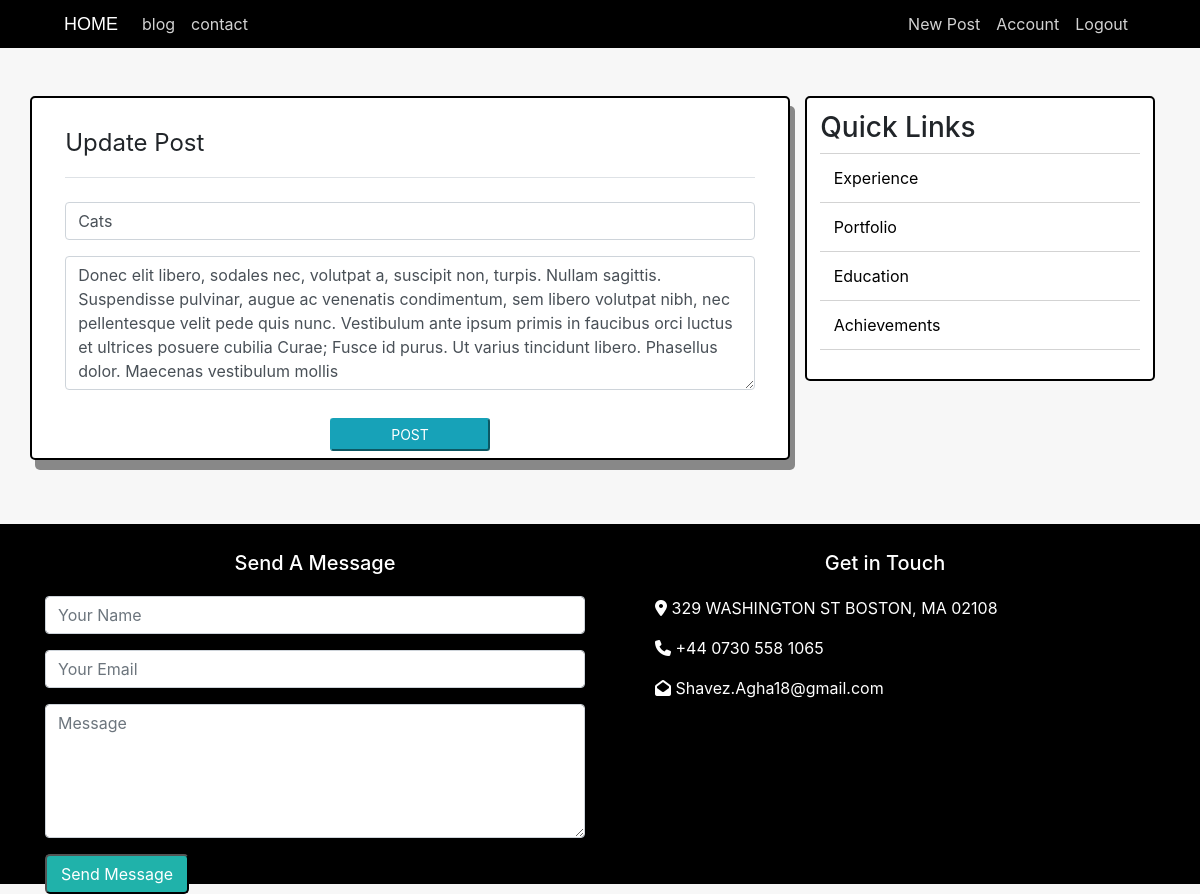
The page /post/14/update (signed in) on the database its author committed.
### portfolio/models.py (models this page shows)
class Post(db.Model):
    id = db.Column(db.Integer, primary_key=True)
    title = db.Column(db.String(100), nullable=False)
    date_posted = db.Column(db.DateTime, nullable=False, default=datetime.utcnow)
    content = db.Column(db.Text, nullable=False)
    user_id = db.Column(db.Integer, db.ForeignKey('user.id'), nullable=False)

### portfolio/routes.py (the view)
@app.route("/post/<int:post_id>/update", methods=['GET', 'POST'])
@login_required
def update_post(post_id):
    post = Post.query.get_or_404(post_id)
    if post.author != current_user:
        abort(403)
    form = PostForm()
    if form.validate_on_submit():
        post.title = form.title.data
        post.content = form.content.data
        db.session.commit()
        flash('Your post has been updated!', 'success')
        return redirect(url_for('post', post_id=post.id))
    elif request.method == 'GET':
        form.title.data = post.title
        form.content.data = post.content
    return render_template('create_post.html', title='Update Post', form=form, legend='Update Post')

### portfolio/forms.py
class PostForm(FlaskForm):
    title = StringField('Title', validators=[DataRequired()])
    content = TextAreaField('Content', validators=[DataRequired()])
    submit = SubmitField('Post')

### portfolio/models.py (called while the page is built)
@login_manager.user_loader
def load_user(user_id):
    return User.query.get(int(user_id))

### portfolio/templates/create_post.html (shortened to what this page needs)
{% from "_render_post.html" import render_post %}
{% extends "base.html" %}
{% block content %}
<div class="content-section create-post">
    <form method="POST" action="">
        <fieldset class="form-group">
            <legend class="border-bottom mb-4 pb-3">{{ legend }}</legend>
            {{ render_post(form.title, placeholder=form.title.label.text) }}
            {{ render_post(form.content, placeholder=form.content.label.text, rows="5") }}
        </fieldset>
        <div class="form-group p-btn">
            {{ form.submit(class="btn-sm btn-info post-btn text-uppercase") }}
        </div>
    </form>
</div>
{% endblock content %}

### portfolio/templates/_render_post.html
{% macro render_post(field) %}
<div class="form-group">
    {% if field.errors %}
        {{ field(class_='form-control is-invalid', **kwargs)|safe }}
        <div class="invalid-feedback">
            {% for error in field.errors %}
                <span>{{ error }}</span>
            {% endfor %}
        </div>
    {% else %}
        {{ field(class_='form-control custom-input', **kwargs)|safe }}
    {% endif %}
</div>
{% endmacro %}

### portfolio/static/main.css (style rules this page uses)
body { background-color: #f7f7f7; }
.form-group .post-btn { width:20vh; margin: -30px -80px; position:relative; top:50%; left:50%; }
.create-post { height: 25vh; margin-bottom: 100pt; }

### rows shown on the page
Post: title "Cats", content "Donec elit libero, sodales nec, volutpat a, suscipit non, turpis. Nullam sagittis. Suspendisse pulvinar, augue ac venenatis condimentum, sem libero volutpat nibh, nec pellentesque velit pede quis nunc. Vestibulum ante ipsum primis in faucibus orci luctus et ultrices posuere cubilia Curae; Fusce id purus. Ut varius tincidunt libero. Phasellus dolor. Maecenas vestibulum mollis"

### other values the page prints
{{ legend }} "Update Post"
